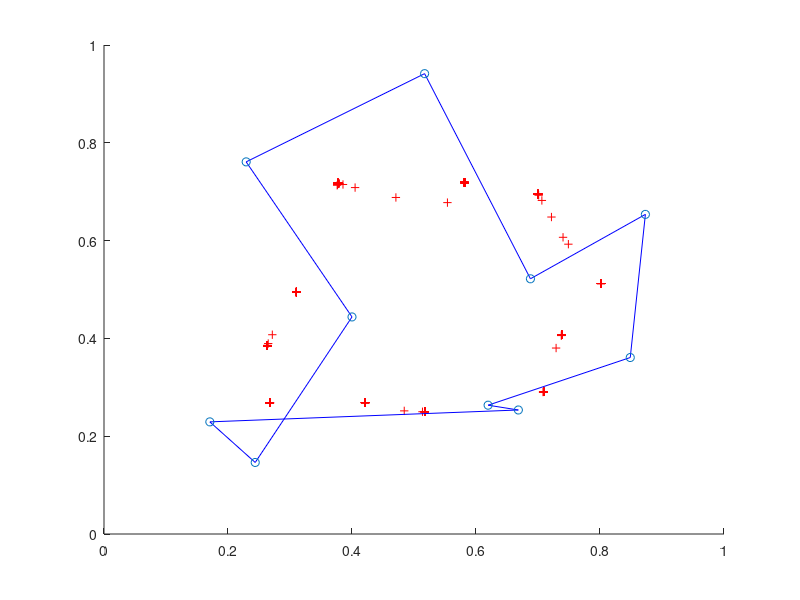
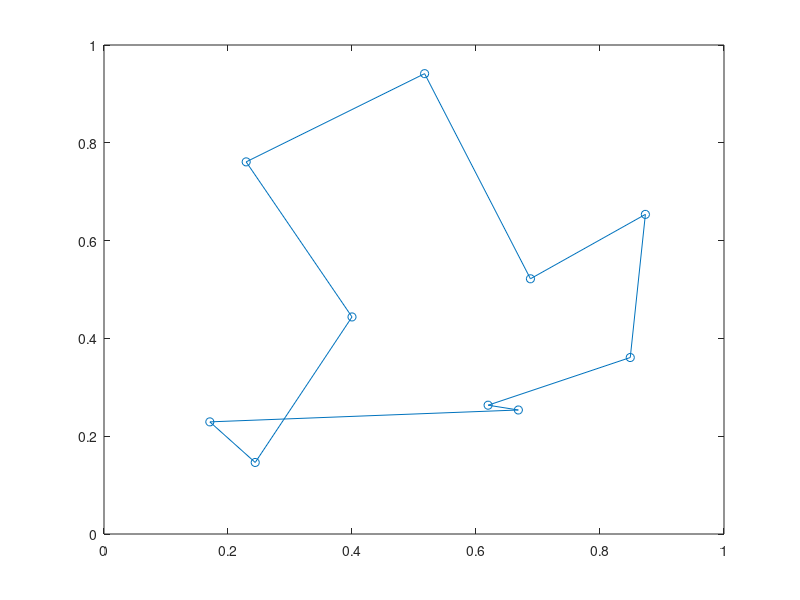

These figures' MATLAB source, in order:
%% Debug stuff

close all

animation=false;
plotWeight=true;

LearningRate=0.2;
% Number of hidden nodes
NodeNumber=1000;
% % Number of epochs
MaxEpoch=20;

% "circle", "random" or "uniform"
InitialDistribution="circle";

% Neighbourhood
Nbrhd=round(linspace(NodeNumber*0.2,0,MaxEpoch));



cities=load('./datasets/cities.dat');
cities=cities(randperm(size(cities,1)),:);

if InitialDistribution=="circle"
    x_init=linspace(0,2*pi,NodeNumber+1)';
    W=[cos(x_init(1:end-1)) sin(x_init(1:end-1))]./2+0.5;
elseif InitialDistribution=="random"
    W=rand(NodeNumber,2);
elseif InitialDistribution=="uniform"
    [X,Y]=meshgrid(linspace(-1,2,round(sqrt(NodeNumber))));
    W=[reshape(X,[],1) reshape(Y,[],1)];
end


NextW=W;

circ = @(x) (1 + mod(x-1, NodeNumber));

tour=zeros(size(cities)+[1 0]);
tour2=tour;
BestNodeArray=zeros(length(cities),1);

figure
hold on

for epoch=1:MaxEpoch+1
    hold on
    for city=1:length(cities)
        
        dist=sqrt((W(:,1)-cities(city,1)).^2+(W(:,2)-cities(city,2)).^2);
        
        [~,BestNode]=min(dist);
        BestNodeArray(city)=BestNode;
        
        if epoch<=MaxEpoch
            difference=(W-cities(city,:));
            NextW(circ((BestNode-Nbrhd):(BestNode+Nbrhd)),:)=...
                NextW(circ((BestNode-Nbrhd):(BestNode+Nbrhd)),:)-...
                LearningRate*difference(circ((BestNode-Nbrhd):(BestNode+Nbrhd)),:)./...
                (1+dist(circ((BestNode-Nbrhd):(BestNode+Nbrhd)),:));

            tour(city,:)=W(BestNode,:);

            tour(end,:)=tour(1,:);
        end
        
        
        if animation && epoch>1
            tour2=sortrows([cities BestNodeArray],3);
            tour2(end+1,:)=tour2(1,:);
            scatter(cities(:,1), cities(:,2),'bo')
            scatter(cities(city,1), cities(city,2),'ro')
            plot(tour2(:,1),tour2(:,2),'b-')
%             pause(0.5)
            if plotWeight
                plot(W(:,1),W(:,2),'r+')
            end
            

            title(sprintf('Epoch %d/%d',epoch,MaxEpoch))
            pause(0.02)
        end
        clf
        hold on
    end
    W=NextW;
%     tour(end,:)=tour(1,:);
        disp(BestNodeArray)
end

tour2=sortrows([cities BestNodeArray],3);
tour2(end+1,:)=tour2(1,:);
if plotWeight
    plot(W(:,1),W(:,2),'r+')
end
plot(tour2(:,1),tour2(:,2),'b-')
scatter(cities(:,1), cities(:,2))
            

tour=sortrows([cities BestNodeArray],3);
tour(end+1,:)=tour(1,:);

figure;
set(gca,'FontSize',14)
plot(tour(:,1),tour(:,2));
hold on
scatter(cities(:,1), cities(:,2))

